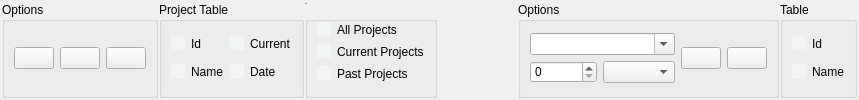
         <widget class="QWidget" name="ProjectsSettings">
          <property name="styleSheet">
           <string notr="true">QCheckBox::indicator,QRadioButton::indicator{
border:none;
background-color:#F1F4F5;

}

QCheckBox::indicator:checked,QRadioButton::indicator:checked{
border:none;
background-color:#B19994;

}
</string>
          </property>
          <attribute name="title">
           <string>Projects</string>
          </attribute>
          <layout class="QHBoxLayout" name="horizontalLayout_7">
           <property name="spacing">
            <number>1</number>
           </property>
           <property name="leftMargin">
            <number>2</number>
           </property>
           <property name="topMargin">
            <number>2</number>
           </property>
           <property name="rightMargin">
            <number>2</number>
           </property>
           <property name="bottomMargin">
            <number>2</number>
           </property>
           <item>
            <widget class="QGroupBox" name="groupBox_6">
             <property name="title">
              <string>Options</string>
             </property>
             <layout class="QHBoxLayout" name="horizontalLayout_9">
              <property name="topMargin">
               <number>7</number>
              </property>
              <property name="bottomMargin">
               <number>7</number>
              </property>
              <item>
               <widget class="QPushButton" name="ProjectAdd">
                <property name="text">
                 <string/>
                </property>
               </widget>
              </item>
              <item>
               <widget class="QPushButton" name="ProjectArchive">
                <property name="text">
                 <string/>
                </property>
               </widget>
              </item>
              <item>
               <widget class="QPushButton" name="ProjectDelete">
                <property name="text">
                 <string/>
                </property>
               </widget>
              </item>
             </layout>
            </widget>
           </item>
           <item>
            <widget class="QGroupBox" name="groupBox_8">
             <property name="title">
              <string>Project Table</string>
             </property>
             <layout class="QGridLayout" name="gridLayout_9">
              <property name="topMargin">
               <number>7</number>
              </property>
              <property name="bottomMargin">
               <number>7</number>
              </property>
              <item row="2" column="1">
               <widget class="QCheckBox" name="ProjectDate">
                <property name="text">
                 <string>Date</string>
                </property>
               </widget>
              </item>
              <item row="0" column="1">
               <widget class="QCheckBox" name="ProjectCurrent">
                <property name="text">
                 <string>Current</string>
                </property>
               </widget>
              </item>
              <item row="2" column="0">
               <widget class="QCheckBox" name="ProjectName">
                <property name="text">
                 <string>Name</string>
                </property>
               </widget>
              </item>
              <item row="0" column="0">
               <widget class="QCheckBox" name="ProjectId">
                <property name="text">
                 <string>Id</string>
                </property>
               </widget>
              </item>
             </layout>
            </widget>
           </item>
           <item>
            <widget class="QGroupBox" name="groupBox_9">
             <property name="font">
              <font>
               <family>Calibri</family>
               <pointsize>-1</pointsize>
              </font>
             </property>
             <property name="title">
              <string>Show</string>
             </property>
             <layout class="QVBoxLayout" name="verticalLayout_3">
              <property name="spacing">
               <number>2</number>
              </property>
              <property name="topMargin">
               <number>7</number>
              </property>
              <property name="bottomMargin">
               <number>7</number>
              </property>
              <item>
               <widget class="QRadioButton" name="ProjectAllRadio">
                <property name="text">
                 <string>All Projects</string>
                </property>
               </widget>
              </item>
              <item>
               <widget class="QRadioButton" name="ProjectCurrentRadio">
                <property name="text">
                 <string>Current Projects</string>
                </property>
               </widget>
              </item>
              <item>
               <widget class="QRadioButton" name="ProjectPastRadio">
                <property name="text">
                 <string>Past Projects</string>
                </property>
               </widget>
              </item>
             </layout>
            </widget>
           </item>
           <item>
            <spacer name="horizontalSpacer_6">
             <property name="orientation">
              <enum>Qt::Horizontal</enum>
             </property>
             <property name="sizeHint" stdset="0">
              <size>
               <width>40</width>
               <height>20</height>
              </size>
             </property>
            </spacer>
           </item>
           <item>
            <spacer name="horizontalSpacer_11">
             <property name="orientation">
              <enum>Qt::Horizontal</enum>
             </property>
             <property name="sizeHint" stdset="0">
              <size>
               <width>40</width>
               <height>20</height>
              </size>
             </property>
            </spacer>
           </item>
           <item>
            <widget class="QGroupBox" name="groupBox_11">
             <property name="title">
              <string>Options</string>
             </property>
             <layout class="QGridLayout" name="gridLayout_12">
              <property name="topMargin">
               <number>7</number>
              </property>
              <property name="bottomMargin">
               <number>7</number>
              </property>
              <item row="1" column="1">
               <layout class="QHBoxLayout" name="horizontalLayout_14">
                <item>
                 <layout class="QGridLayout" name="gridLayout_23">
                  <item row="0" column="0">
                   <widget class="QComboBox" name="ProjectItemCombo">
                    <property name="font">
                     <font>
                      <family>Calibri</family>
                      <pointsize>-1</pointsize>
                     </font>
                    </property>
                    <property name="editable">
                     <bool>true</bool>
                    </property>
                    <property name="frame">
                     <bool>true</bool>
                    </property>
                   </widget>
                  </item>
                  <item row="1" column="0">
                   <layout class="QHBoxLayout" name="horizontalLayout_16">
                    <item>
                     <widget class="QSpinBox" name="ProjectItemQuantity">
                      <property name="maximum">
                       <number>100000</number>
                      </property>
                      <property name="singleStep">
                       <number>1</number>
                      </property>
                     </widget>
                    </item>
                    <item>
                     <widget class="QComboBox" name="ProjectItemDimension"/>
                    </item>
                   </layout>
                  </item>
                 </layout>
                </item>
                <item>
                 <widget class="QPushButton" name="ProjectItemAdd">
                  <property name="text">
                   <string/>
                  </property>
                 </widget>
                </item>
                <item>
                 <widget class="QPushButton" name="ProjectItemRemove">
                  <property name="text">
                   <string/>
                  </property>
                 </widget>
                </item>
               </layout>
              </item>
             </layout>
            </widget>
           </item>
           <item>
            <widget class="QGroupBox" name="groupBox_12">
             <property name="styleSheet">
              <string notr="true">QCheckBox::indicator,QRadioButton::indicator{
border:none;
background-color:#F1F4F5;

}

QCheckBox::indicator:checked,QRadioButton::indicator:checked{
border:none;
background-color:#837F9A;

}
</string>
             </property>
             <property name="title">
              <string>Table</string>
             </property>
             <layout class="QGridLayout" name="gridLayout_11">
              <property name="topMargin">
               <number>7</number>
              </property>
              <property name="bottomMargin">
               <number>7</number>
              </property>
              <item row="1" column="0">
               <widget class="QCheckBox" name="ProjectItemName">
                <property name="text">
                 <string>Name</string>
                </property>
               </widget>
              </item>
              <item row="0" column="0">
               <widget class="QCheckBox" name="ProjectItemId">
                <property name="text">
                 <string>Id</string>
                </property>
               </widget>
              </item>
             </layout>
            </widget>
           </item>
          </layout>
         </widget>
